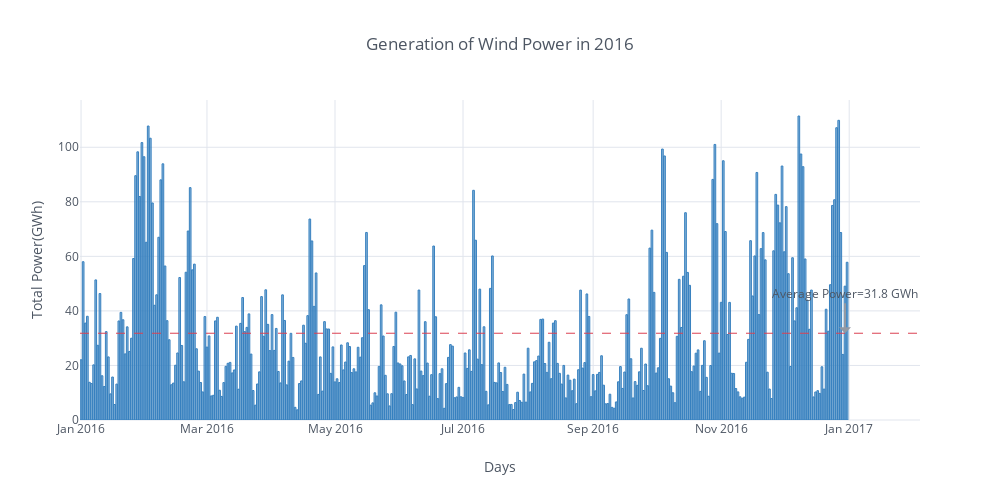

Here is the notebook cell this chart was saved with:
### Code cell
# returns daily wind generation for given year
wind_2(2016)

### Figure 1 — Plotly figure (JSON) as saved in the notebook; plotly's stock layout.template omitted (floating-point values rounded to 4 significant figures; data arrays with more than 128 entries replaced by an {"elided": "..."} marker saying what was removed)
{"data": [{"marker": {"color": "rgba(55, 128, 191, 0.6)", "line": {"color": "rgba(55, 128, 191, 1.0)", "width": 1}}, "name": "Wind_Daily(MWh)", "orientation": "v", "text": "", "type": "bar", "x": {"elided": "366 str values"}, "y": {"elided": "366 float values"}}], "layout": {"annotations": [{"arrowcolor": "#9499A3", "arrowhead": 17, "ax": 0, "ay": -40, "font": {"color": "#4D5663", "size": 12}, "hovertext": "", "opacity": 1, "showarrow": true, "text": "Average Power=31.8 GWh", "textangle": 0, "x": "2016-12-30T00:00:00", "xref": "x", "y": 31.81, "yref": "y1"}], "height": 500, "legend": {"bgcolor": "#FFFFFF", "font": {"color": "#4D5663"}}, "paper_bgcolor": "#FFFFFF", "plot_bgcolor": "#FFFFFF", "shapes": [{"line": {"color": "#db4052", "dash": "dash", "width": 1}, "type": "line", "x0": 0, "x1": 1, "xref": "paper", "y0": 31.81, "y1": 31.81, "yref": "y"}], "showlegend": false, "title": "Generation of Wind Power in 2016", "titlefont": {"color": "#4D5663"}, "width": 1000, "xaxis": {"gridcolor": "#E1E5ED", "showgrid": true, "tickfont": {"color": "#4D5663"}, "title": "Days", "titlefont": {"color": "#4D5663"}, "zerolinecolor": "#E1E5ED"}, "yaxis": {"gridcolor": "#E1E5ED", "showgrid": true, "tickfont": {"color": "#4D5663"}, "title": "Total Power(GWh)", "titlefont": {"color": "#4D5663"}, "zerolinecolor": "#E1E5ED"}}}
